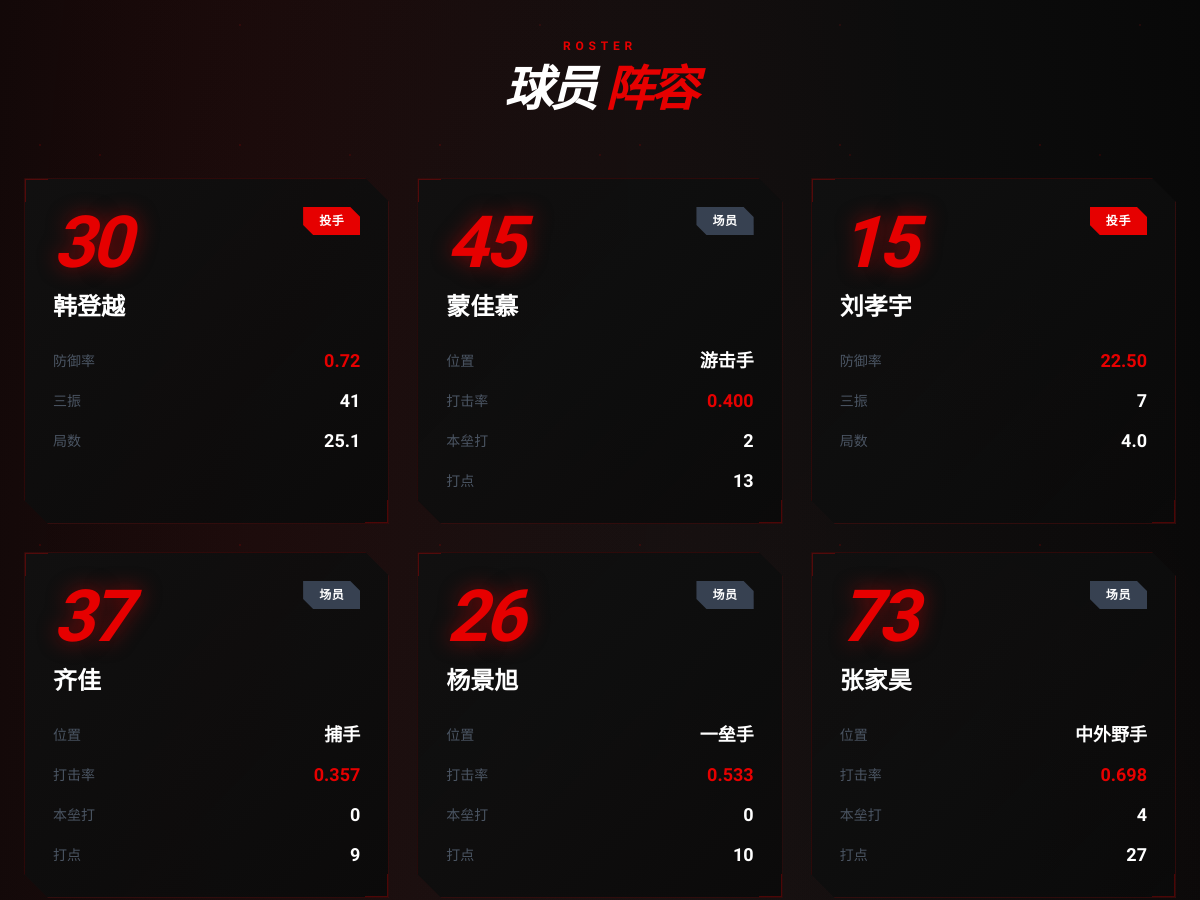
Before: / (middle part) with the older database file.
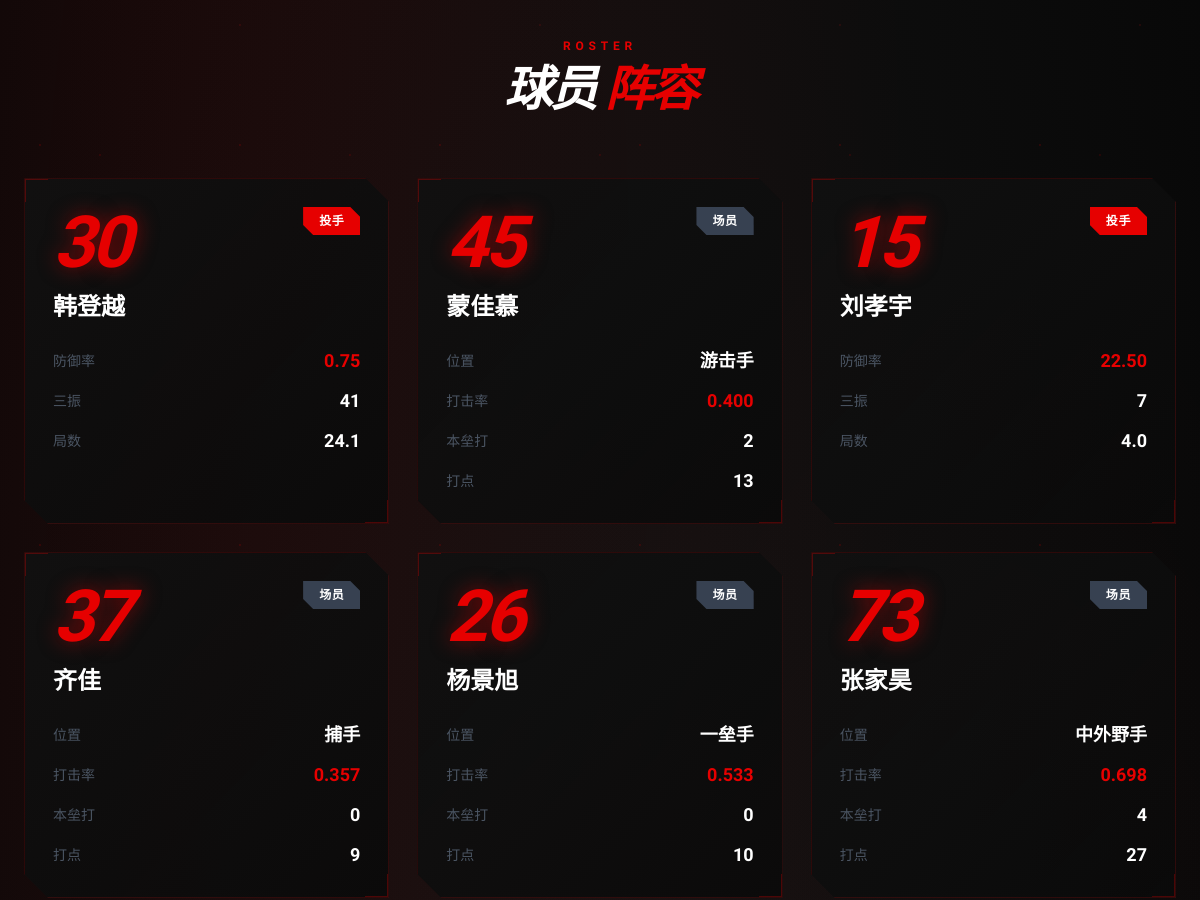
After: the same page with the newer database file.
### database.py (models this page shows, shortened)
class Player(db.Model):
    __tablename__ = 'players'
    id = db.Column(db.Integer, primary_key=True)
    name = db.Column(db.String(100), nullable=False)
    jersey_number = db.Column(db.String(10), nullable=False)
    primary_position = db.Column(db.String(50))
    _is_pitcher = db.Column('is_pitcher', db.Boolean, default=False)
    birth_date = db.Column(db.Date)
    join_date = db.Column(db.Date, default=lambda: datetime.now(timezone.utc).date())
    contact_phone = db.Column(db.String(20))
    positions = db.relationship(
        'Position',
        secondary=player_positions,
        lazy='subquery',
        backref=db.backref('players', lazy=True)
    )
    fielder_profile = db.relationship(
        'FielderProfile',
        back_populates='player',
        uselist=False,
        cascade='all, delete-orphan',
        lazy='selectin'
    )
    pitcher_profile = db.relationship(
        'PitcherProfile',
        back_populates='player',
        uselist=False,
        cascade='all, delete-orphan',
        lazy='selectin'
    )
    @hybrid_property
    def is_pitcher(self):
        return bool(self._is_pitcher)
    @is_pitcher.setter
    def is_pitcher(self, value):
        self._is_pitcher = bool(value)
    @is_pitcher.expression
    def is_pitcher(cls):
        return cls._is_pitcher

class PitcherProfile(db.Model):
    __tablename__ = 'pitcher_profiles'
    player_id = db.Column(db.Integer, db.ForeignKey('players.id'), primary_key=True)
    innings_pitched_total = db.Column(db.Float, default=0.0)
    hits_allowed_total = db.Column(db.Integer, default=0)
    runs_allowed_total = db.Column(db.Integer, default=0)
    earned_runs_total = db.Column(db.Integer, default=0)
    walks_allowed_total = db.Column(db.Integer, default=0)
    strikeouts_total = db.Column(db.Integer, default=0)
    home_runs_allowed_total = db.Column(db.Integer, default=0)
    pitches = db.Column(db.Integer, default=0)
    strikes = db.Column(db.Integer, default=0)
    hit_by_pitch_allowed = db.Column(db.Integer, default=0)
    batters_faced = db.Column(db.Integer, default=0)
    era = db.Column(db.Float, default=0.0)
    whip = db.Column(db.Float, default=0.0)
    strike_percentage = db.Column(db.Float, default=0.0)
    wild_pitches = db.Column(db.Integer, default=0)
    player = db.relationship('Player', back_populates='pitcher_profile')

class FielderProfile(db.Model):
    __tablename__ = 'fielder_profiles'
    player_id = db.Column(db.Integer, db.ForeignKey('players.id'), primary_key=True)
    at_bats_total = db.Column(db.Integer, default=0)
    runs_total = db.Column(db.Integer, default=0)
    hits_total = db.Column(db.Integer, default=0)
    rbi_total = db.Column(db.Integer, default=0)
    walks_total = db.Column(db.Integer, default=0)
    strikeouts_batting_total = db.Column(db.Integer, default=0)
    batting_average = db.Column(db.Float, default=0.0)
    on_base_percentage = db.Column(db.Float, default=0.0)
    slugging_percentage = db.Column(db.Float, default=0.0)
    ops = db.Column(db.Float, default=0.0)
    doubles = db.Column(db.Integer, default=0)
    triples = db.Column(db.Integer, default=0)
    home_runs_batting = db.Column(db.Integer, default=0)
    total_bases = db.Column(db.Integer, default=0)
    hit_by_pitch = db.Column(db.Integer, default=0)
    stolen_bases = db.Column(db.Integer, default=0)
    caught_stealing = db.Column(db.Integer, default=0)
    sacrifice_flys = db.Column(db.Integer, default=0)
    sacrifice_hits = db.Column(db.Integer, default=0)
    errors_fielding = db.Column(db.Integer, default=0)
    passed_balls = db.Column(db.Integer, default=0)
    player = db.relationship('Player', back_populates='fielder_profile')

### app.py (the view)
@app.route('/')
def index():
    players = Player.query.all()
    return render_template('index.html', players=players)

### database.py (called while the page is built)
def _build_profile_proxy(profile_attr, field_name, default_value, ensure_method):
    def getter(self):
        profile = getattr(self, profile_attr)
        if not profile:
            return default_value
        value = getattr(profile, field_name, default_value)
        return default_value if value is None else value
    def setter(self, value):
        profile = getattr(self, ensure_method)()
        setattr(profile, field_name, default_value if value is None else value)
    return property(getter, setter)

### templates/index.html (shortened to what this page needs)
<!DOCTYPE html>
<html lang="zh-CN">
<head>
    <script src="https://cdn.tailwindcss.com"></script>
</head>
<body class="min-h-screen relative">
    <div class="arena-bg" aria-hidden="true">
        <div class="particles"></div>
    </div>
    <div class="relative z-10">
        <section class="py-20 md:py-24">
            <div class="max-w-7xl mx-auto px-4 sm:px-6">
                <div class="text-center mb-16">
                    <p class="text-arena-red text-xs font-bold tracking-[0.4em] uppercase mb-3">Roster</p>
                    <h2 class="font-heading text-4xl md:text-5xl font-black italic tracking-tighter">
                        球员 <span class="text-arena-red">阵容</span>
                    </h2>
                </div>
                <div id="playerGrid" class="grid grid-cols-1 sm:grid-cols-2 lg:grid-cols-3 xl:grid-cols-4 gap-6 md:gap-7">
                    {% if players %}
                        {% for player in players %}
                        <div class="mecha-card p-6 md:p-7 cursor-pointer group" onclick="window.location='/players'">
                            <div class="corner-cut corner-tl"></div>
                            <div class="corner-cut corner-br"></div>
                            <div class="flex items-start justify-between mb-6">
                                <div>
                                    <p class="jersey-number font-heading text-6xl md:text-7xl font-black italic tracking-tighter text-arena-red leading-none mb-3">
                                        {{ player.jersey_number or '00' }}
                                    </p>
                                    <h3 class="font-heading text-xl md:text-2xl font-bold text-white leading-tight">{{ player.name }}</h3>
                                </div>
                                <span class="badge {% if player.is_pitcher %}bg-arena-red{% else %}bg-gray-700{% endif %} px-4 py-1.5 text-white text-xs font-bold tracking-wider">
                                    {% if player.is_pitcher %}投手{% else %}场员{% endif %}
                                </span>
                            </div>
                            <div class="space-y-3 text-gray-400 text-sm">
                                {% if player.is_pitcher %}
                                    <div class="flex justify-between items-center">
                                        <span class="text-gray-600 font-medium">防御率</span>
                                        <span class="text-arena-red font-bold text-lg">{{ '%.2f' | format(player.era or 0) }}</span>
                                    </div>
                                    <div class="flex justify-between items-center">
                                        <span class="text-gray-600 font-medium">三振</span>
                                        <span class="text-white font-semibold text-lg">{{ player.strikeouts_total or 0 }}</span>
                                    </div>
                                    <div class="flex justify-between items-center">
                                        <span class="text-gray-600 font-medium">局数</span>
                                        <span class="text-white font-semibold text-lg">{{ '%.1f' | format(player.innings_pitched_total or 0) }}</span>
                                    </div>
                                {% else %}
                                    <div class="flex justify-between items-center">
                                        <span class="text-gray-600 font-medium">位置</span>
                                        <span class="text-white font-semibold text-lg">{{ player.primary_position or '未指定' }}</span>
                                    </div>
                                    <div class="flex justify-between items-center">
                                        <span class="text-gray-600 font-medium">打击率</span>
                                        <span class="text-arena-red font-bold text-lg">{{ '%.3f' | format(player.batting_average or 0) }}</span>
                                    </div>
                                    <div class="flex justify-between items-center">
                                        <span class="text-gray-600 font-medium">本垒打</span>
                                        <span class="text-white font-semibold text-lg">{{ player.home_runs_batting or 0 }}</span>
                                    </div>
                                    <div class="flex justify-between items-center">
                                        <span class="text-gray-600 font-medium">打点</span>
                                        <span class="text-white font-semibold text-lg">{{ player.rbi_total or 0 }}</span>
                                    </div>
                                {% endif %}
                            </div>
                        </div>
                        {% endfor %}
                    {% endif %}
                </div>
            </div>
        </section>
    </div>
</body>
</html>

### templates/index.html (style rules this page uses)
:root { --color-primary: #E60000; --color-primary-dark: #B30000; --color-bg: #050505; --color-surface: #0A0A0A; --color-surface-2: #111111; --color-border: #1E1E1E; --color-accent: #FF1A1A; --color-glow: rgba(230, 0, 0, 0.5); }
*, *::before, *::after { box-sizing: border-box; }
body { font-family: 'Chakra Petch', sans-serif; background-color: var(--color-bg); color: #FFFFFF; overflow-x: hidden; position: relative; }
.font-heading { font-family: 'Russo One', sans-serif; }
.arena-bg { position: fixed; inset: 0; z-index: 0; pointer-events: none; overflow: hidden; background: radial-gradient(ellipse at 20% 30%, rgba(230, 0, 0, 0.08) 0%, transparent 50%), radial-gradient(ellipse at 80% 70%, rgba(255, 26, 26, 0.06) 0%, transparent 45%), radial-gradient(ellipse at 50% 50%, rgba(20, 20, 20, 1) 0%, rgba(5, 5, 5, 1) 100%); }
.arena-bg .particles { position: absolute; inset: 0; background-image: radial-gradient(circle at 20% 20%, rgba(230, 0, 0, 0.15) 1px, transparent 1px), radial-gradient(circle at 80% 40%, rgba(255, 26, 26, 0.1) 1px, transparent 1px), radial-gradient(circle at 40% 80%, rgba(230, 0, 0, 0.12) 1px, transparent 1px); background-size: 200px 200px, 300px 300px, 250px 250px; animation: particle-drift 20s linear infinite; }
.mecha-card { position: relative; background: linear-gradient(135deg, rgba(17, 17, 17, 0.95) 0%, rgba(10, 10, 10, 0.9) 100%); clip-path: polygon( 0 0, calc(100% - 24px) 0, 100% 24px, 100% 100%, 24px 100%, 0 calc(100% - 24px) ); border: 1px solid rgba(230, 0, 0, 0.15); transition: all 0.3s cubic-bezier(0.22, 1, 0.36, 1); overflow: hidden; }
.mecha-card::before { content: ''; position: absolute; top: 0; left: 0; right: 24px; height: 2px; background: linear-gradient(90deg, rgba(230, 0, 0, 0.6), transparent); opacity: 0; transition: opacity 0.3s ease; }
.mecha-card::after { content: ''; position: absolute; inset: 0; background: radial-gradient(circle at 50% 0%, rgba(230, 0, 0, 0.08) 0%, transparent 70%); opacity: 0; transition: opacity 0.3s ease; pointer-events: none; }
.mecha-card .corner-cut { position: absolute; width: 24px; height: 24px; border: 2px solid rgba(230, 0, 0, 0.3); transition: border-color 0.3s ease; }
.mecha-card .corner-tl { top: -1px; left: -1px; border-right: none; border-bottom: none; }
.mecha-card .corner-br { bottom: -1px; right: -1px; border-left: none; border-top: none; }
.badge { clip-path: polygon(0 0, calc(100% - 10px) 0, 100% 10px, 100% 100%, 10px 100%, 0 calc(100% - 10px)); text-transform: uppercase; letter-spacing: 0.1em; }
.jersey-number { text-shadow: 0 0 20px rgba(230, 0, 0, 0.5); transition: text-shadow 0.3s ease; }

Changed rows visible on the page:
changed PitcherProfile (number 1 of 2 on the later page): era "0.72" → "0.75"; innings_pitched_total "25.1" → "24.1"
